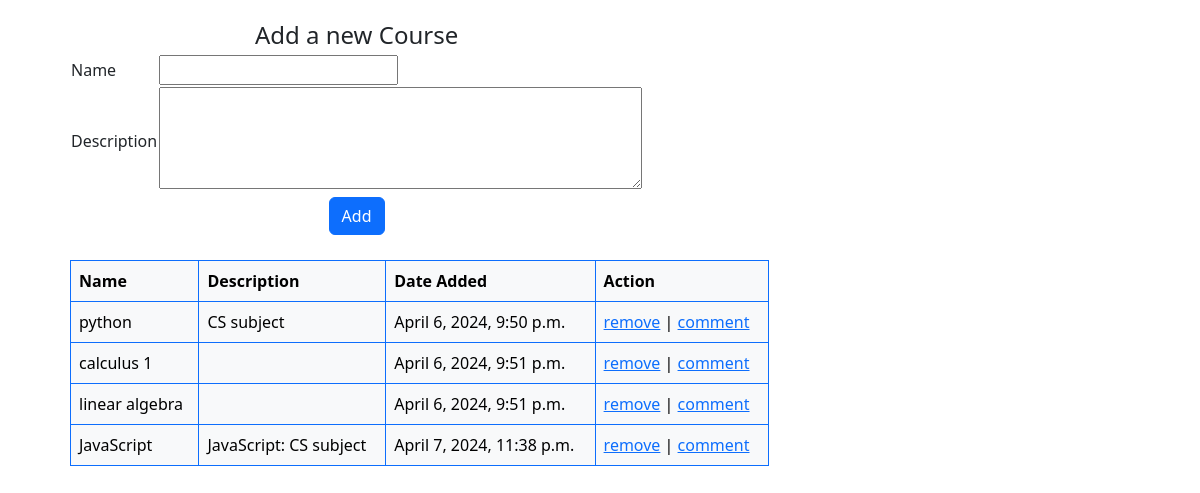
The page / on the database its author committed.
### course_app/models.py (models this page shows)
class Course(models.Model):
    name = models.CharField(max_length = 45)
    created_at = models.DateTimeField(auto_now_add=True)
    updated_at = models.DateTimeField(auto_now=True)
    objects = CourseManager()

class Description(models.Model):
    description = models.TextField()
    course = models.OneToOneField(Course,on_delete=models.CASCADE,related_name='description',primary_key=True)
    created_at = models.DateTimeField(auto_now_add=True)
    updated_at = models.DateTimeField(auto_now=True)
    objects = DescriptionManager()

### course_app/views.py (the view)
# urls.py: path('',views.index),
def index(request):
    context = {
        'courses':models.Course.objects
    }
    return render(request,'index.html',context)

### course_app/templates/index.html (shortened to what this page needs)
<!DOCTYPE html>
<html>
    <head>
        <link href="https://cdn.jsdelivr.net/npm/bootstrap@5.3.3/dist/css/bootstrap.min.css" rel="stylesheet"
>
    </head>
    <body>
        <div class="container">
            <div class="row m-2 p-2">
                <div class="col-6">
                    <form action="add_course" method="post">
                        <table>
                            <tr>
                                <td class="fs-4 text-center" colspan="2">Add a new Course</td>
                            </tr>
                            <tr>
                                <td>Name</td>
                                <td><input type="text" name="course_name" ></td>
                            </tr>
                            <tr>
                                <td>Description</td>
                                <td><textarea name="description"  cols="50" rows="4"></textarea></td>
                            </tr>
                            <tr>
                                <td class="text-center" colspan="2">
                                    <input type="submit" value="Add" class = "btn btn-primary">
                                </td>
                            </tr>
                        </table>
                    </form>
                </div>
            </div>
            <div class="row m-2 p-2">
                <div class="col-8">
                    <table class="table table-light table-bordered border-primary">
                        <thead>
                            <tr>
                                <th>Name</th>
                                <th>Description</th>
                                <th>Date Added</th>
                                <th>Action</th>
                            </tr>
                        </thead>
                        <tbody>
                            {%for course in courses.all%}
                            <tr>
                                <td>{{course.name}}</td>
                                <td>{{course.description.description}}</td>
                                <td>{{course.created_at}}</td>
                                <td><a href="course/delete/{{course.id}}">remove</a>
                                    |
                                    <a href="/comments/{{course.id}}">comment</a>
                                </td>
                            </tr>
                        {%endfor%}
                        </tbody>
                    </table>
                </div>
            </div>
        </div>
    </body>
</html>

### rows shown on the page
Course: name "python", description.description "CS subject", created_at "April 6, 2024, 9:50 p.m."
Course: name "calculus 1", created_at "April 6, 2024, 9:51 p.m."
Course: name "linear algebra", created_at "April 6, 2024, 9:51 p.m."
Course: name "JavaScript", description.description "JavaScript: CS subject", created_at "April 7, 2024, 11:38 p.m."
